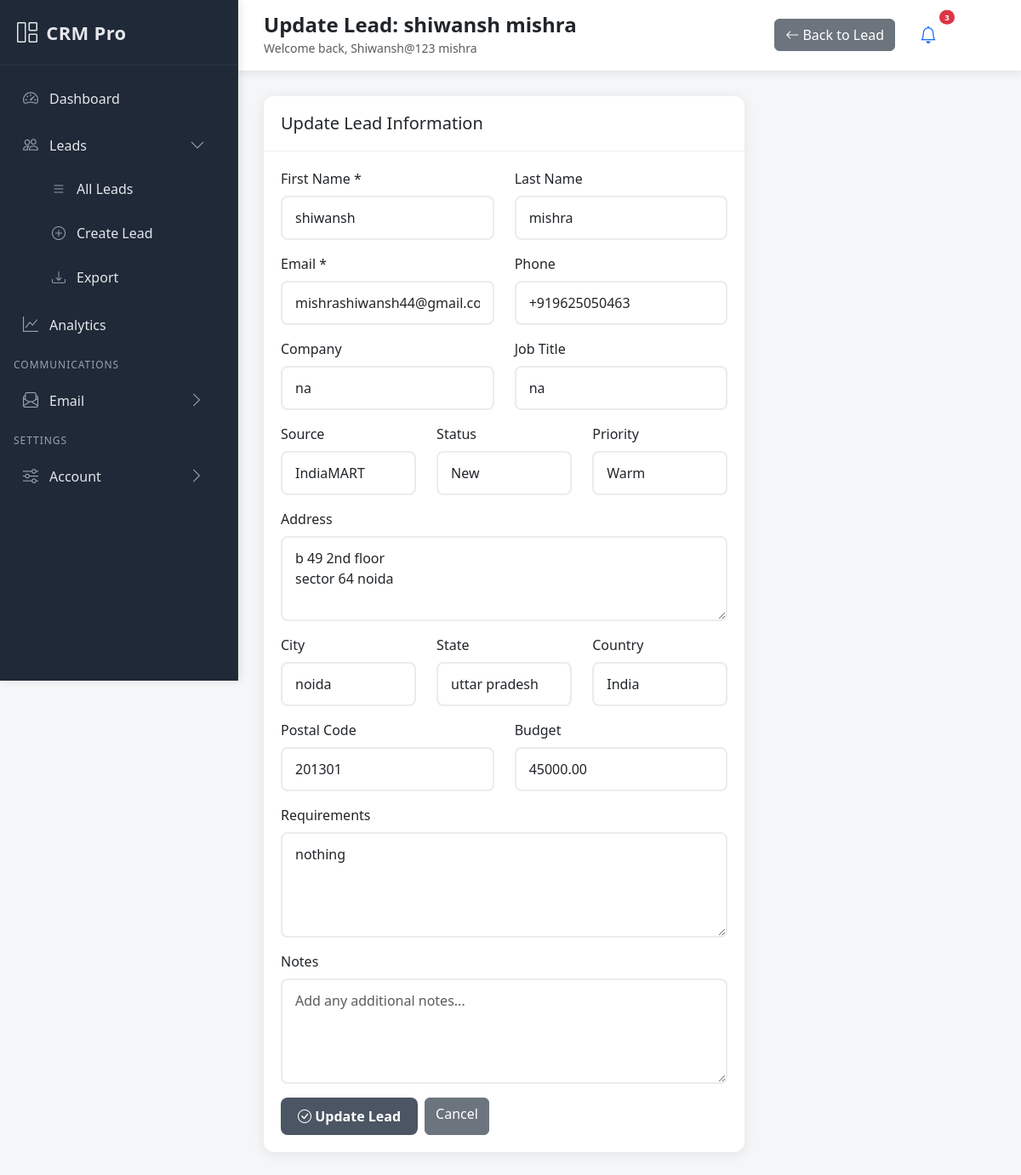
The page /leads/1/update/ (signed in) on the database as committed earlier.
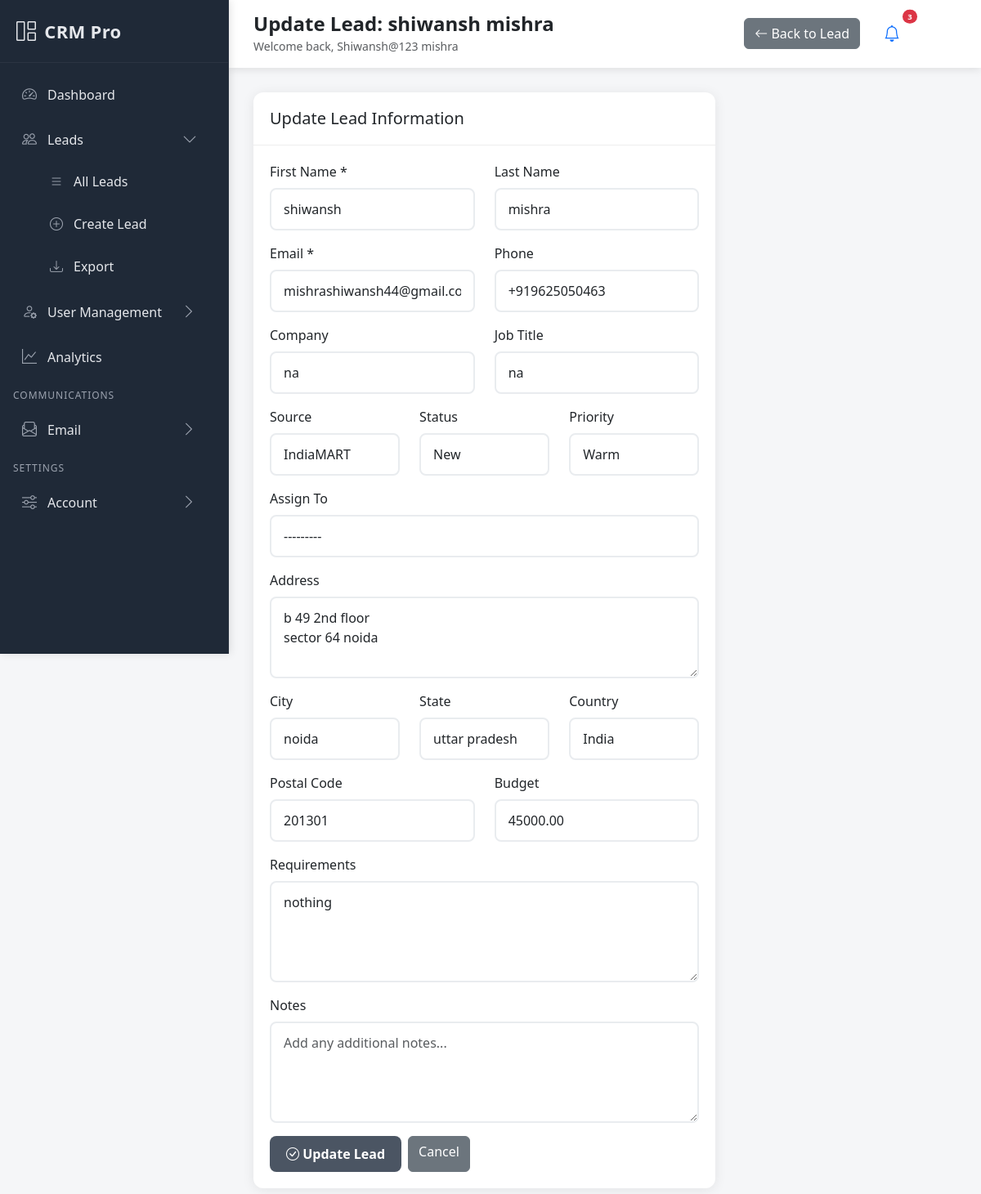
The same page on the database as committed later.
### leads/models.py (models this page shows, shortened)
class Lead(models.Model):
    STATUS_CHOICES = [
        ('new', 'New'),
        ('contacted', 'Contacted'),
        ('qualified', 'Qualified'),
        ('proposal', 'Proposal Sent'),
        ('negotiation', 'Negotiation'),
        ('won', 'Won'),
        ('lost', 'Lost'),
        ('on_hold', 'On Hold'),
    ]
    PRIORITY_CHOICES = [
        ('hot', 'Hot'),
        ('warm', 'Warm'),
        ('cold', 'Cold'),
    ]
    first_name = models.CharField(max_length=100)
    last_name = models.CharField(max_length=100, blank=True, null=True)
    email = models.EmailField()
    phone = models.CharField(max_length=15, blank=True, null=True)
    company = models.CharField(max_length=200, blank=True, null=True)
    job_title = models.CharField(max_length=100, blank=True, null=True)
    source = models.ForeignKey(LeadSource, on_delete=models.SET_NULL, null=True, blank=True)
    status = models.CharField(max_length=20, choices=STATUS_CHOICES, default='new')
    priority = models.CharField(max_length=10, choices=PRIORITY_CHOICES, default='warm')
    assigned_to = models.ForeignKey(User, on_delete=models.SET_NULL, null=True, blank=True, related_name='assigned_leads')
    created_by = models.ForeignKey(User, on_delete=models.CASCADE, related_name='created_leads')
    address = models.TextField(blank=True, null=True)
    city = models.CharField(max_length=100, blank=True, null=True)
    state = models.CharField(max_length=100, blank=True, null=True)
    country = models.CharField(max_length=100, default='India')
    postal_code = models.CharField(max_length=20, blank=True, null=True)
    budget = models.DecimalField(max_digits=12, decimal_places=2, blank=True, null=True)
    requirements = models.TextField(blank=True, null=True)
    notes = models.TextField(blank=True, null=True)
    created_at = models.DateTimeField(auto_now_add=True)
    updated_at = models.DateTimeField(auto_now=True)
    last_contacted = models.DateTimeField(blank=True, null=True)
    def get_full_name(self):
        return f"{self.first_name} {self.last_name or ''}".strip()
    class Meta:
        ordering = ['-created_at']

### leads/views.py (the view, shortened to what this page needs)
# urls.py: path('<int:pk>/update/', views.LeadUpdateView.as_view(), name='update'),
class LeadUpdateView(LoginRequiredMixin, UpdateView):
    model = Lead
    form_class = LeadUpdateForm
    template_name = 'leads/lead_update.html'
    def get_queryset(self):
        queryset = Lead.objects.all()
        if self.request.user.role == 'sales_rep':
            return queryset.filter(assigned_to=self.request.user)
        elif self.request.user.role == 'sales_manager':
            team_members = User.objects.filter(role='sales_rep', department=self.request.user.department)
            return queryset.filter(Q(assigned_to=self.request.user) | Q(assigned_to__in=team_members))
        return queryset
    def get_form_kwargs(self):
        kwargs = super().get_form_kwargs()
        kwargs['user'] = self.request.user
        return kwargs

### leads/forms.py
class LeadUpdateForm(LeadCreateForm):
    def __init__(self, *args, **kwargs):
        super().__init__(*args, **kwargs)
        user = kwargs.get('user')
        if user and user.role == 'sales_rep':
            readonly_fields = ['created_by', 'source']
            for field_name in readonly_fields:
                if field_name in self.fields:
                    self.fields[field_name].widget.attrs['readonly'] = True

### leads/models.py (called while the page is built)
    def __str__(self):
        return self.name

### templates/leads/lead_update.html (shortened to what the changed rows need)
{% extends 'base.html' %}
{% block page_title %}Update Lead: {{ object.get_full_name }}{% endblock %}
{% block content %}
<div class="row">
    <div class="col-lg-8">
        <div class="card">
            <div class="card-body">
                <form method="post">
                    <div class="row">
                        <div class="col-md-6">
                            <div class="mb-3">
                                <label for="{{ form.first_name.id_for_label }}" class="form-label">First Name *</label>
                                {{ form.first_name }}
                            </div>
                        </div>
                        <div class="col-md-6">
                            <div class="mb-3">
                                <label for="{{ form.last_name.id_for_label }}" class="form-label">Last Name</label>
                                {{ form.last_name }}
                            </div>
                        </div>
                    </div>
                    <div class="row">
                        <div class="col-md-6">
                            <div class="mb-3">
                                <label for="{{ form.email.id_for_label }}" class="form-label">Email *</label>
                                {{ form.email }}
                            </div>
                        </div>
                        <div class="col-md-6">
                            <div class="mb-3">
                                <label for="{{ form.phone.id_for_label }}" class="form-label">Phone</label>
                                {{ form.phone }}
                            </div>
                        </div>
                    </div>
                    <div class="row">
                        <div class="col-md-6">
                            <div class="mb-3">
                                <label for="{{ form.company.id_for_label }}" class="form-label">Company</label>
                                {{ form.company }}
                            </div>
                        </div>
                        <div class="col-md-6">
                            <div class="mb-3">
                                <label for="{{ form.job_title.id_for_label }}" class="form-label">Job Title</label>
                                {{ form.job_title }}
                            </div>
                        </div>
                    </div>
                    <div class="row">
                        <div class="col-md-4">
                            <div class="mb-3">
                                <label for="{{ form.source.id_for_label }}" class="form-label">Source</label>
                                {{ form.source }}
                            </div>
                        </div>
                        <div class="col-md-4">
                            <div class="mb-3">
                                <label for="{{ form.status.id_for_label }}" class="form-label">Status</label>
                                {{ form.status }}
                            </div>
                        </div>
                        <div class="col-md-4">
                            <div class="mb-3">
                                <label for="{{ form.priority.id_for_label }}" class="form-label">Priority</label>
                                {{ form.priority }}
                            </div>
                        </div>
                    </div>
                    {% if user.role != 'sales_rep' %}
                    <div class="mb-3">
                        <label for="{{ form.assigned_to.id_for_label }}" class="form-label">Assign To</label>
                        {{ form.assigned_to }}
                    </div>
                    {% endif %}
                    <div class="mb-3">
                        <label for="{{ form.address.id_for_label }}" class="form-label">Address</label>
                        {{ form.address }}
                    </div>
                    <div class="row">
                        <div class="col-md-4">
                            <div class="mb-3">
                                <label for="{{ form.city.id_for_label }}" class="form-label">City</label>
                                {{ form.city }}
                            </div>
                        </div>
                        <div class="col-md-4">
                            <div class="mb-3">
                                <label for="{{ form.state.id_for_label }}" class="form-label">State</label>
                                {{ form.state }}
                            </div>
                        </div>
                        <div class="col-md-4">
                            <div class="mb-3">
                                <label for="{{ form.country.id_for_label }}" class="form-label">Country</label>
                                {{ form.country }}
                            </div>
                        </div>
                    </div>
                    <div class="row">
                        <div class="col-md-6">
                            <div class="mb-3">
                                <label for="{{ form.postal_code.id_for_label }}" class="form-label">Postal Code</label>
                                {{ form.postal_code }}
                            </div>
                        </div>
                        <div class="col-md-6">
                            <div class="mb-3">
                                <label for="{{ form.budget.id_for_label }}" class="form-label">Budget</label>
                                {{ form.budget }}
                            </div>
                        </div>
                    </div>
                    <div class="mb-3">
                        <label for="{{ form.requirements.id_for_label }}" class="form-label">Requirements</label>
                        {{ form.requirements }}
                    </div>
                    <div class="mb-3">
                        <label for="{{ form.notes.id_for_label }}" class="form-label">Notes</label>
                        {{ form.notes }}
                    </div>
                </form>
            </div>
        </div>
    </div>
</div>
{% endblock %}

### templates/base.html (shortened to what the changed rows need)
<!DOCTYPE html>
<html lang="en">
<head>
    <link href="https://cdn.jsdelivr.net/npm/bootstrap@5.3.0/dist/css/bootstrap.min.css" rel="stylesheet">
    <link href="https://cdn.jsdelivr.net/npm/bootstrap-icons@1.10.0/font/bootstrap-icons.css" rel="stylesheet">
</head>
<body>
    <nav class="sidebar" id="sidebar">
        <ul class="nav flex-column sidebar-nav">
            {% if user.role == 'admin' or user.role == 'superadmin' %}
            <li class="nav-item">
                <a class="nav-link" data-bs-toggle="collapse" href="#menu-users" role="button" aria-expanded="{% if request.resolver_match.app_name == 'accounts' and 'user' in request.path %}true{% else %}false{% endif %}" aria-controls="menu-users">
                    <i class="bi bi-person-gear"></i>
                    <span>User Management</span>
                    <i class="bi bi-chevron-right chevron"></i>
                </a>
            </li>
            {% endif %}
        </ul>
    </nav>
    <div class="main-content">
        <div class="topbar">
            <div class="d-flex justify-content-between align-items-center">
                <div class="page-header">
                    <h4 class="mb-0 fw-bold">{% block page_title %}Dashboard{% endblock %}</h4>
                    <small class="text-muted">{% block page_subtitle %}Welcome back, {{ user.get_full_name }}{% endblock %}</small>
                </div>
            </div>
        </div>
        <div class="content-area">
            <div class="page-content fade-in">
                {% block content %}{% endblock %}
            </div>
        </div>
    </div>
</body>
</html>

Rows that differ between the two databases and show on the page:
shown differently, row unchanged: Lead "shiwansh mishra": assigned_to (not shown) → "---------"
changed CustomUser "Shiwansh@123 mishra": role "sales_rep" → "superadmin" (drawn)
Other text that changed with them:
text now shown: "User Management Assign To"
